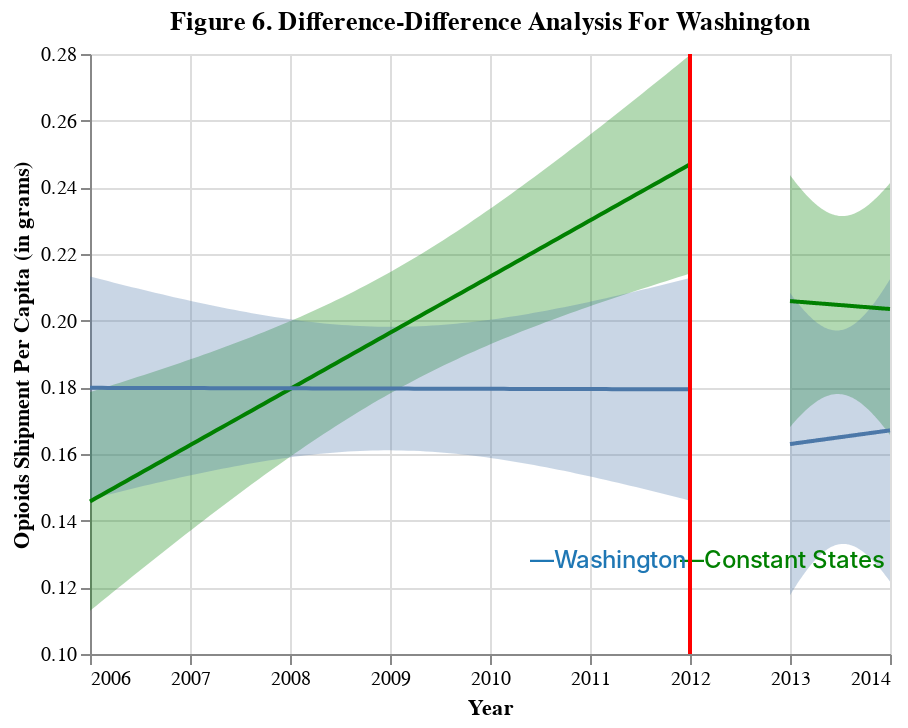

The cell this chart's notebook holds for it:
### Markdown cell above
> diff-diff opioids

### Code cell
xvar= "TRANSACTION_YEAR"
yvar="opioid_shipment_population_ratio"
analysis = "Figure 6. Difference-Difference Analysis For Washington"
target = "Opioids Shipment Per Capita (in grams)"
state = "Washington"
constant_states = "Louisiana, Maryland, Oklahoma, Washington, Indiana, Idaho, Minnesota, Nebraska, Nevada, Virginia"
chart = diff_diff(WA, yvar, xvar, 2012, analysis, target, state)
chart
